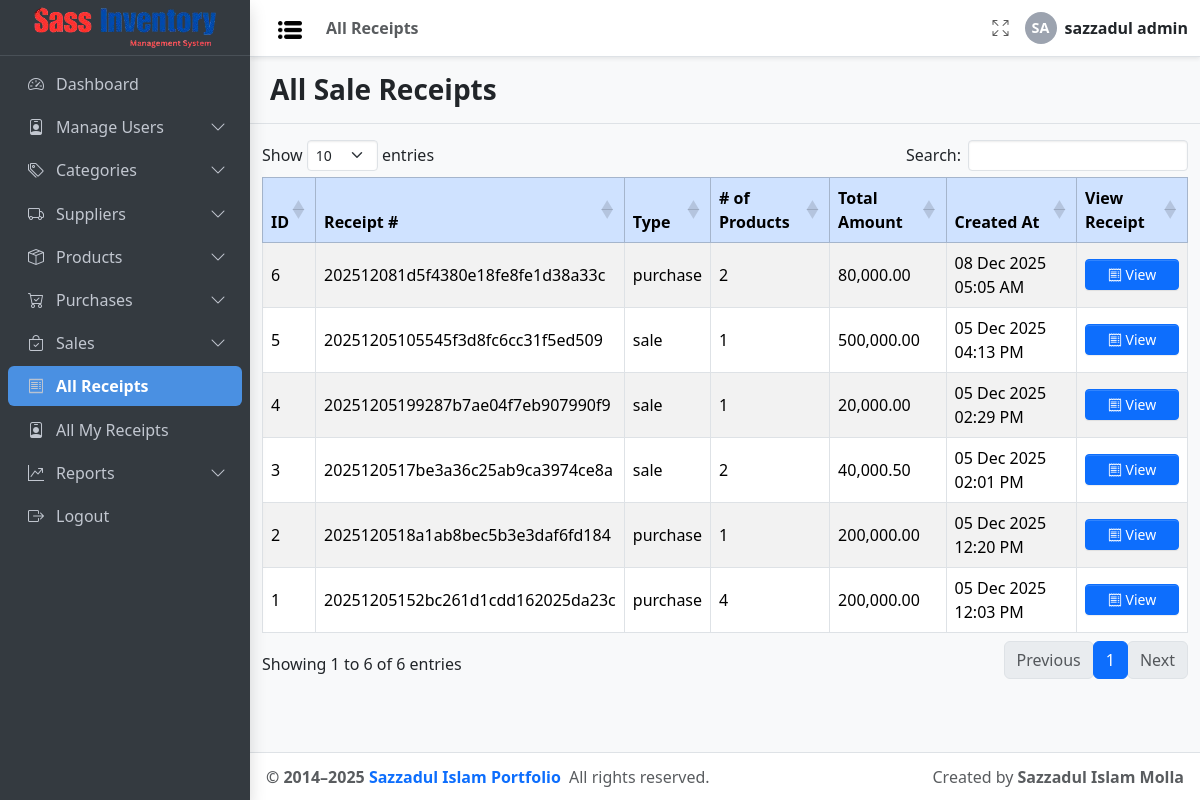
The app's page /receipts/index.php (signed in) with its own data.
### tables this page shows
CREATE TABLE `receipt` (
  `id` int(11) NOT NULL,
  `receipt_number` varchar(50) NOT NULL,
  `type` enum('purchase','sale') NOT NULL,
  `total_amount` decimal(12,2) NOT NULL DEFAULT 0.00,
  `created_by` int(11) NOT NULL,
  `created_at` timestamp NOT NULL DEFAULT current_timestamp(),
  `updated_at` timestamp NOT NULL DEFAULT current_timestamp() ON UPDATE current_timestamp()
);

### config/db_config.php (called while the page is built, shortened)
<?php
$Project_URL = "http://localhost/Sass_Inventory_Management/";

### Inc/link.php (called while the page is built, shortened)
<?php
function getUserPermissions($roleId, $conn)
{
  $permissions = [];
  $stmt = $conn->prepare("
        SELECT permission_name
        FROM role_permission_matrix
        WHERE role_id = ? AND assigned = 1
    ");
  $stmt->bind_param("i", $roleId);
  $stmt->execute();
  $result = $stmt->get_result();
  while ($row = $result->fetch_assoc()) {
    $permissions[] = $row['permission_name'];
  }
  return $permissions;
}

### receipts/index.php (the view, shortened to what this page needs)
<?php
include_once __DIR__ . '/../config/db_config.php';
$userId = $_SESSION['user_id'];
?>
<!doctype html>
<html lang="en">
<head>
  <link rel="stylesheet"
    href="https://cdn.jsdelivr.net/npm/@fontsource/source-sans-3@5.0.12/index.css"
    media="print" onload="this.media='all'" />
  <link rel="stylesheet"
    href="https://cdn.jsdelivr.net/npm/bootstrap-icons@1.13.1/font/bootstrap-icons.min.css" />
  <link rel="stylesheet" href="<?= $Project_URL ?>/css/adminlte.css" />
  <link rel="stylesheet"
    href="https://cdn.datatables.net/1.13.6/css/dataTables.bootstrap5.min.css" />
</head>
<?php
$conn = connectDB();
$sqlAll = "SELECT r.id, r.receipt_number, r.type, r.total_amount, r.created_at,
                  CASE
                      WHEN r.type = 'sale' THEN (SELECT COUNT(*) FROM sale s WHERE s.receipt_id = r.id)
                      WHEN r.type = 'purchase' THEN (SELECT COUNT(*) FROM purchase p WHERE p.receipt_id = r.id)
                      ELSE 0
                  END AS num_products
           FROM receipt r
           WHERE r.created_by = ?
           ORDER BY r.id DESC";
$stmt = $conn->prepare($sqlAll);
$stmt->bind_param("i", $userId);
$stmt->execute();
$result = $stmt->get_result();
?>
<body class="layout-fixed sidebar-expand-lg bg-body-tertiary">
  <div class="app-wrapper">
    <?php include_once '../Inc/Navbar.php'; ?>
    <?php include_once '../Inc/Sidebar.php'; ?>
    <main class="app-main">
      <div class="app-content-header py-3 border-bottom">
        <div class="container-fluid d-flex justify-content-between align-items-center flex-wrap">
          <h3 class="mb-0 " style="font-weight: 800;">All Sale Receipts</h3>
        </div>
      </div>
      <div class="app-content-body mt-3">
        <div class="table-responsive container-fluid">
          <?php if ($result->num_rows > 0): ?>
            <div class="table-responsive">
              <table id="receiptTable" class="table table-bordered table-striped table-hover align-middle">
                <thead class="table-primary">
                  <tr>
                    <th>ID</th>
                    <th>Receipt #</th>
                    <th>Type</th>
                    <th># of Products</th>
                    <th>Total Amount</th>
                    <th>Created At</th>
                    <th>View Receipt</th>
                  </tr>
                </thead>
                <tbody>
                  <?php while ($row = $result->fetch_assoc()): ?>
                    <tr>
                      <td><?= $row['id'] ?></td>
                      <td><?= htmlspecialchars($row['receipt_number']) ?></td>
                      <td><?= htmlspecialchars($row['type']) ?></td>
                      <td><?= $row['num_products'] ?></td>
                      <td><?= number_format($row['total_amount'], 2) ?></td>
                      <td><?= date('d M Y h:i A', strtotime($row['created_at'])) ?></td>
                      <td>
                        <a href="receipt.php?id=<?= $row['id'] ?>" class="btn btn-sm btn-primary w-100">
                          <i class="bi bi-receipt"></i> View
                        </a>
                      </td>
                    </tr>
                  <?php endwhile; ?>
                </tbody>
              </table>
            </div>
          <?php endif; ?>
        </div>
      </div>
    </main>
    <?php include_once '../Inc/Footer.php'; ?>
  </div>
</body>
</html>

### records on screen
receipt: id "6", receipt_number "202512081d5f4380e18fe8fe1d38a33c", type "purchase", num_products "2", total_amount "80,000.00", created_at "08 Dec 2025 05:05 AM"
receipt: id "5", receipt_number "20251205105545f3d8fc6cc31f5ed509", type "sale", num_products "1", total_amount "500,000.00", created_at "05 Dec 2025 04:13 PM"
receipt: id "4", receipt_number "20251205199287b7ae04f7eb907990f9", type "sale", num_products "1", total_amount "20,000.00", created_at "05 Dec 2025 02:29 PM"
receipt: id "3", receipt_number "2025120517be3a36c25ab9ca3974ce8a", type "sale", num_products "2", total_amount "40,000.50", created_at "05 Dec 2025 02:01 PM"
receipt: id "2", receipt_number "2025120518a1ab8bec5b3e3daf6fd184", type "purchase", num_products "1", total_amount "200,000.00", created_at "05 Dec 2025 12:20 PM"
receipt: id "1", receipt_number "20251205152bc261d1cdd162025da23c", type "purchase", num_products "4", total_amount "200,000.00", created_at "05 Dec 2025 12:03 PM"

### other values on screen
$childTitle "All Receipts"
$initials "SA"
$_SESSION['username'] "sazzadul admin"
$menu['title'] "Dashboard"
$menu['title'] "Manage Users"
$menu['title'] "Categories"
$menu['title'] "Suppliers"
$menu['title'] "Products"
$menu['title'] "Purchases"
$menu['title'] "Sales"
$menu['title'] "All Receipts"
$menu['title'] "All My Receipts"
$menu['title'] "Reports"
$menu['title'] "Logout"
